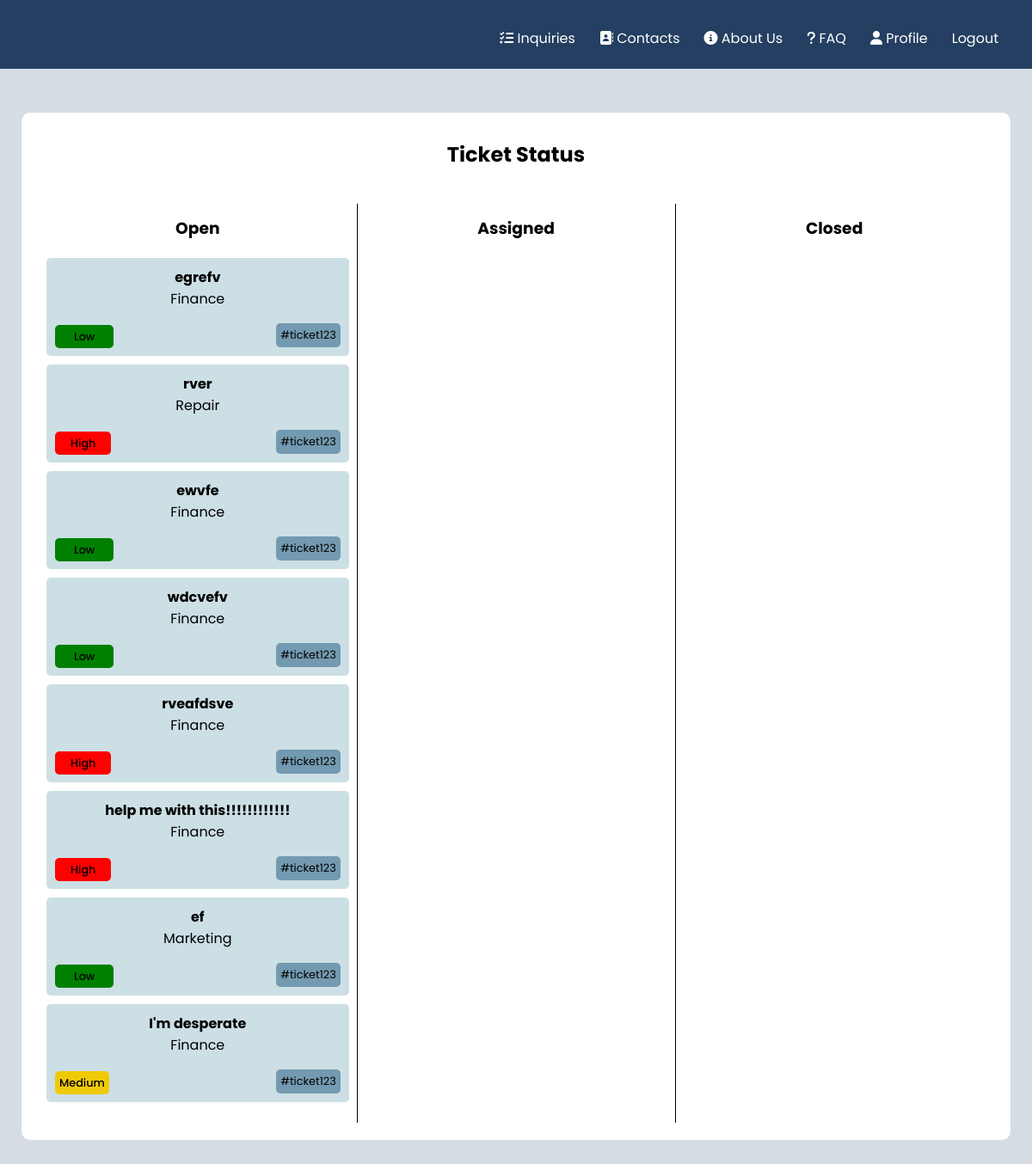
The page /pages/tickets.php (signed in) on the database as committed earlier.
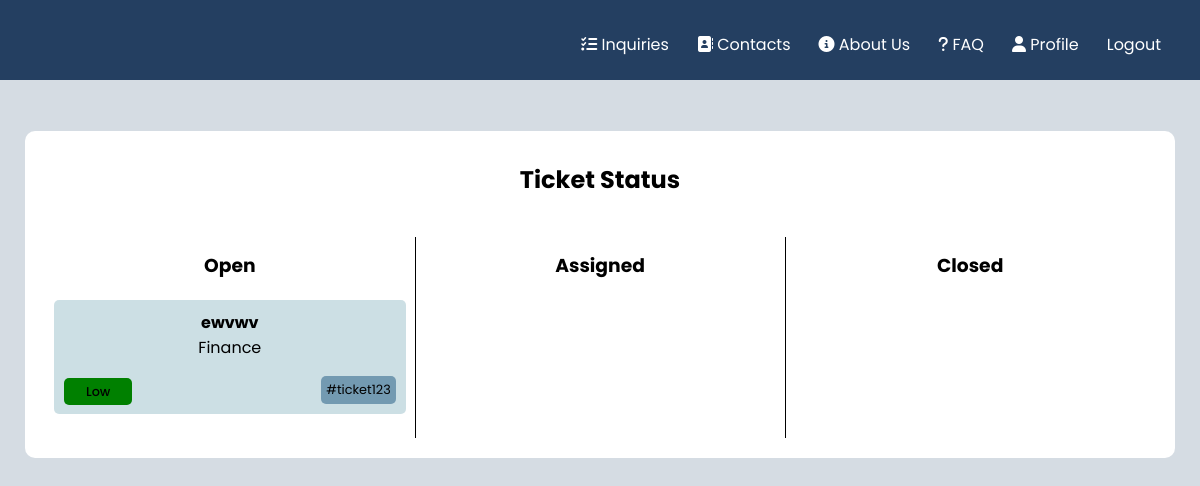
The same page on the database as committed later.
### tables this page shows
CREATE TABLE tickets(

    idTicket integer primary key AUTOINCREMENT,
    title text NOT NULL,
    description text,
    status text references Status(title),
    idAgent text references Agents(idAgent),
    idClient text references Clients(idClient),
    department text references department(title),
    priority text,
    hashtag text,
    date datetime
);

### pages/tickets.php (called while the page is built)
<?php
    require_once(__DIR__ . '/../database/connection.db.php');
    include '../database/ticket.class.php';
    include '../database/user.class.php';
    include '../utils/session.php';
    include '../templates/tickets.tpl.php';
    $session = new Session();
    $db = getDatabaseConnection();
    $user = User::getUserWithId($db, $session->getID());
    $assigned = $user->getTickets($db, "Assigned");
    $closed = $user->getTickets($db, "Closed");
    $opened = $user->getTickets($db, "Opened");
    drawTicketsHeader($session);
    drawTickets($opened, $assigned, $closed);
?>

### utils/session.php (called while the page is built, shortened)
<?php
class Session{
      public function isLoggedIn() : bool {
        return isset($_SESSION['id']);
      }
      public function getID() : ?int {
        return isset($_SESSION['id']) ? $_SESSION['id'] : null;
      }
}
?>

### database/ticket.class.php (called while the page is built, shortened)
<?php
     class Ticket{
        public string $title;
        public string $priority;
        public string $department;
        public function __construct(int $idTicket, string $title, string $status,
          string $description, string $department, string $priority, string $date){
            $this->title = $title;
            $this->department = $department;
            $this->priority = $priority;
        }
        public function getTitle(){
            return $this->title;
        }
        public function getPriority(){
            return $this->priority;
        }
        public function getDepartment(){
            return $this->department;
        }
     }
?>

### database/user.class.php (called while the page is built, shortened)
<?php
     class User{
        public int $id;
        public function __construct(int $id, string $email, string $name, string $username){
            $this->id = $id;
        }
        public function getTickets(PDO $db, string $status): array{
            $stmt = $db->prepare('SELECT idTicket, date, title, status, description, department, priority FROM tickets WHERE idClient = ? AND status = ?');
            $stmt->execute([$this->id, $status]);
            $ticketRows = $stmt->fetchAll(PDO::FETCH_ASSOC);
            $tickets = [];
            foreach ($ticketRows as $row) {
                $ticket = new Ticket(
                    $row['idTicket'],
                    $row['title'],
                    $row['description'],
                    $row['status'],
                    $row['department'],
                    $row['priority'],
                    $row['date']
                );
                array_push($tickets, $ticket);
            }
            return $tickets;
        }
        static function getUserWithID(PDO $db, int $id) : ?User {
            $stmt = $db->prepare('
                SELECT u.idUser, u.email, u.name, u.username
                FROM users u JOIN admins a ON u.idUser = a.idAdmin
                WHERE u.idUser = ?');
            $stmt->execute(array($id));
            $row = $stmt->fetch(PDO::FETCH_ASSOC);
            $stmt = $db->prepare('
                SELECT u.idUser, u.email, u.name, u.username
                FROM users u JOIN agents a ON u.idUser = a.idAgent
                WHERE u.idUser = ?');
            $stmt->execute(array($id));;
            $row = $stmt->fetch(PDO::FETCH_ASSOC);
            if ($row !== false) {
                return new Agent($row['idUser'], $row['email'], $row['name'], $row['username']);
            }
            return null;
            }
     }
?>

### templates/tickets.tpl.php (the view, shortened to what this page needs)
<?php function drawTicketsHeader($session, $css = "") { ?>
    <!DOCTYPE html>
    <html lang = "en-Us">
    <head>
        <link href="../css/navLogin_style.css" rel="stylesheet">
        <link href="../css/tickets_style.css" rel="stylesheet">
        <link href="../css/newTicket.css" rel="stylesheet">
        <link href="../css/tickets_all.css" rel="stylesheet">
    </head>
    <body>
        <nav>
        <ul class = "navigation">
                <li class = "nav_elem"><a href = "inquiries.html"><i class="fa-solid fa-list-check"></i> Inquiries</a></li>
                <li class = "nav_elem"><a href = "../pages/contacts.php"><i class="fa-solid fa-address-book"></i> Contacts</a></li>
                <li class = "nav_elem"><a href = "../pages/about_us.php"><i class="fas fa-circle-info"></i> About Us</a></li>
                <li class = "nav_elem"><a href = "../pages/faq.php"><i class="fa-solid fa-question"></i> FAQ</a></li>
                <?php
                if (!$session->isLoggedIn()){
                    echo "<li class = \"nav-elem\"><a href=\"../pages/register.php\">Register</a></li>";
                    echo "<li class = \"nav-elem\"><a href=\"../pages/login.php\">Login</a></li>";
                }
                else{
                    echo "<li class = \"nav-elem\"><a href =\"../pages/profile.php\"><i class=\"fa-solid fa-user\"></i> Profile</a></li>";
                    echo "<form action=\"../actions/action_logout.php\" method=\"post\" class=\"logout\"><a href = \"#\" type=\"submit\" onclick=\"this.parentNode.submit(); return false;\">Logout</a></form>";
                }
                ?>
            </ul>
        </nav>
<?php } ?>
<?php function drawTickets($open, $assigned, $closed) { ?>
    <div class="box">
            <h2>Ticket Status</h2>
            <div class="row">
              <div class="property open">
                <h3>Open</h3>
                <?php
                  foreach($open as $ticket){
                    drawTicket($ticket);
                  }
                ?>
              </div>
              <div class="property assigned">
                <h3>Assigned</h3>
              </div>
              <div class="property closed">
                <h3>Closed</h3>
              </div>
            </div>
        </div>
    </body>
</html>
<?php } ?>
<?php function drawTicket($ticket) { ?>
    <section class="ticket">
        <a href="profile.html" class="ticket-title" onclick="openPopup(event)"><?php echo $ticket->getTitle() ?></a>
        <p class="ticket-department"><?php echo $ticket->getDepartment() ?></p>
        <div class="ticket-container">
        <div class="ticket-priority">
         <?php
            $priority = $ticket->getPriority();
            if ($priority === 'High') {
                      echo '<span class="high">' . $priority . '</span>';
                  } elseif ($priority === 'Medium') {
                      echo '<span class="medium">' . $priority . '</span>';
                  } elseif ($priority === 'Low') {
                      echo '<span class="low">' . $priority . '</span>';
                  }
          ?>
        </div>
        <div class="ticket-hashtag">
            <span>#ticket123</span>
        </div>
        </div>
        </section>
<?php } ?>

### css/navLogin_style.css (style rules this page uses)
.navigation { position: absolute; top: 16px; right: 25px; display: flex; }
nav a { text-decoration: none; color: white; padding: 14px; }
li { list-style: none; }
nav { background-color: #243f61; background-size: cover; background-position: center; padding: 40px 0px; text-align: center; font-family: 'Poppins'; margin: -8px; position: relative; }

### css/tickets_style.css (style rules this page uses)
body { font-family: 'Poppins'; background-color: #D5DCE3; }
.box { width: 100%; max-width: 1150px; margin: 5% auto; background-color: white; border-radius: 10px; display: flex; flex-direction: column; }
h2 { text-align: center; margin-top: 31px; margin-bottom: 20px; }
.row { display: flex; flex-wrap: wrap; align-items: flex-start; padding: 20px; box-sizing: border-box; }
.property { flex-basis: 0; flex-grow: 1; text-align: center; padding: 14px 9px; }
.property h3 { margin-top: 0; margin-bottom: 20px; }
.ticket { background-color: rgba(3,94,123,0.2); padding: 10px; border-radius: 5px; margin-bottom: 10px; }
.ticket-title { margin-top: 0; margin-bottom: 5px; font-weight: bold; text-decoration: none; color: black; }
.ticket-department { margin-top: 0; margin-bottom: 0; }
.ticket-container { display: flex; flex-direction: row; justify-content: space-between; align-items: center; }
.ticket-priority { font-weight: 500; margin-right: 10px; }
.low { background-color: green; padding: 5px 22px; border-radius: 5px; font-size: 0.8em; }
.ticket-hashtag { background-color: #739AB1; padding: 5px; border-radius: 5px; font-size: 0.8em; }
.high { background-color: red; padding: 5px 18px; border-radius: 5px; font-size: 0.8em; }
.medium { background-color: #EFCA08; padding: 5px; border-radius: 5px; font-size: 0.8em; }

### css/tickets_all.css (style rules this page uses)
body { font-family: 'Poppins'; background-color: #D5DCE3 }

Rows that differ between the two databases and show on the page:
removed tickets: title "rver", department "Repair", priority "High"
removed tickets: title "ewvfe", department "Finance", priority "Low"
removed tickets: title "wdcvefv", department "Finance", priority "Low"
removed tickets: title "rveafdsve", department "Finance", priority "High"
removed tickets: title "help me with this!!!!!!!!!!!!", department "Finance", priority "High"
removed tickets: title "ef", department "Marketing", priority "Low"
removed tickets: title "I'm desperate", department "Finance", priority "Medium"
changed tickets "Finance": title "egrefv" → "ewvwv"
